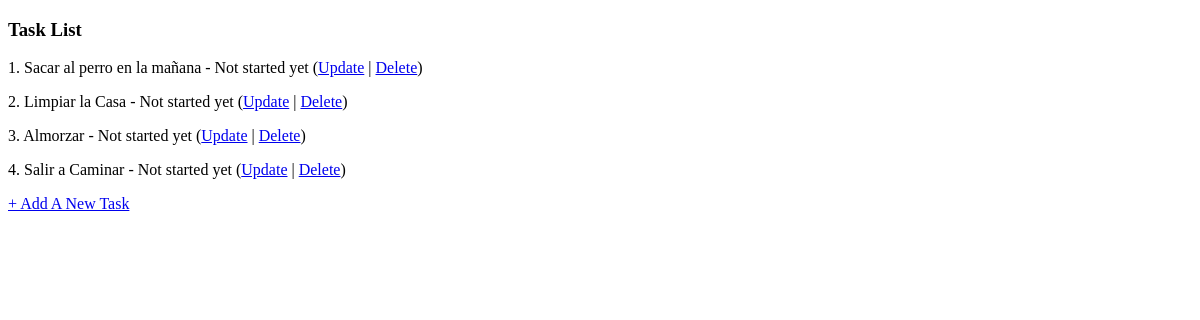
The app's page /, older data.
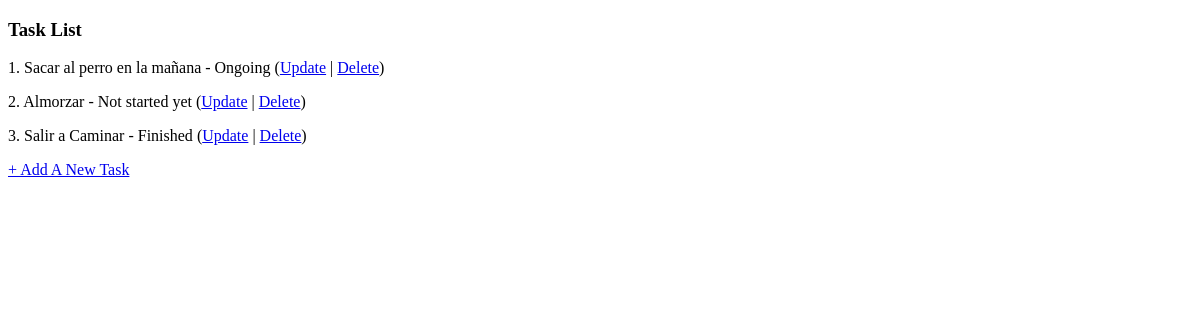
The same page, newer data.
### to_do/models.py (models this page shows, shortened)
class Task(models.Model):
    name = models.CharField(verbose_name="Task name", max_length=65, unique=True)
    status = models.CharField(verbose_name="Task status", max_length=1, choices=Status.choices)

### to_do/views.py (the view)
# urls.py: path('', views.task_list, name='task_list'),
def task_list(request):
    tasks = Task.objects.all()
    return render(request, "tasks/task_list.html", { "tasks": tasks,})

### templates/tasks/task_list.html (shortened to what this page needs)
<!DOCTYPE html>
<html lang="en">
<head>
</head>
<body>
    <h3>Task List</h3>
    {% for task in tasks %}
    <p>{{ forloop.counter }}. {{ task.name }} - {{ task.get_status_display }}
        (<a href="{% url 'tasks:task_update' task.id %}">Update</a> |
        <a href="{% url 'tasks:task_delete' task.id %}">Delete</a>)
    </p>
    {% endfor %}
    <p> <a href="{% url 'tasks:task_create' %}"> + Add A New Task</a></p>
</body>
</html>

Row changes from the older to the newer data that the page shows:
removed Task: name "Limpiar la Casa", status "Not started yet"
changed Task "Sacar al perro en la mañana": status "Not started yet" → "Ongoing"
changed Task "Salir a Caminar": status "Not started yet" → "Finished"
